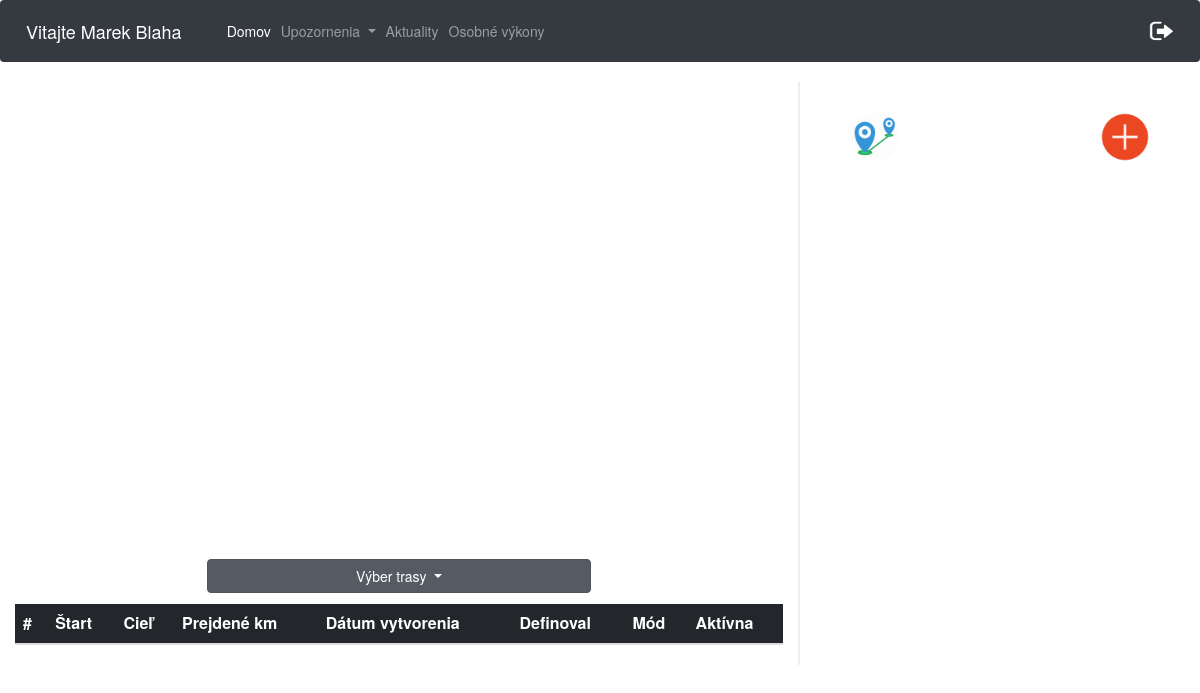
/cesty.php (signed in), run on an earlier commit of the app's database.
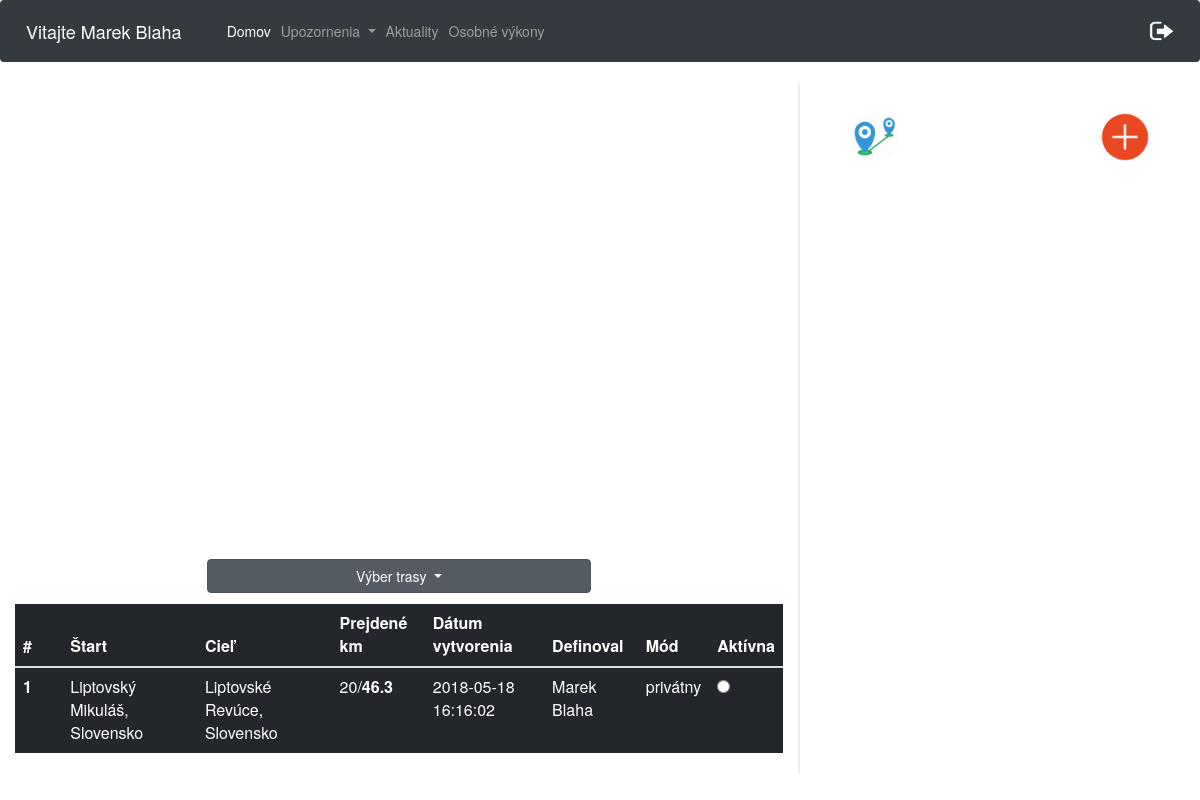
And on a later commit of the database.
### tables this page shows
CREATE TABLE `pouzivatelia` (
  `id` int(11) NOT NULL,
  `meno` varchar(20) NOT NULL,
  `priezvisko` varchar(20) NOT NULL,
  `email` varchar(40) NOT NULL,
  `heslo` varchar(60) NOT NULL,
  `stredna_skola` varchar(40) NOT NULL,
  `stredna_skola_adresa` varchar(60) NOT NULL,
  `ulica` varchar(40) NOT NULL,
  `psc` varchar(10) NOT NULL,
  `obec` varchar(40) NOT NULL,
  `rola` varchar(10) NOT NULL DEFAULT 'user',
  `odoberatel` tinyint(1) NOT NULL DEFAULT '0',
  `prve_prihlasenie` int(11) NOT NULL DEFAULT '0',
  `nazovtimu` varchar(50) DEFAULT NULL
);

CREATE TABLE `trasa_pouzivatel` (
  `id` int(11) NOT NULL,
  `id_pouzivatel` int(11) NOT NULL,
  `id_trasa` int(11) NOT NULL,
  `prejdene_km` int(11) NOT NULL,
  `aktivna_trasa` int(11) NOT NULL
);

CREATE TABLE `trasa` (
  `id` int(10) UNSIGNED NOT NULL,
  `start_nazov` varchar(50) NOT NULL,
  `start_lat` varchar(20) NOT NULL,
  `start_long` varchar(20) NOT NULL,
  `ciel_nazov` varchar(50) NOT NULL,
  `ciel_lat` varchar(20) NOT NULL,
  `ciel_long` varchar(20) NOT NULL,
  `celkove_km` double NOT NULL,
  `datum_vytvorenia` datetime NOT NULL,
  `mod_trasy` varchar(20) NOT NULL,
  `id_user` int(11) NOT NULL,
  `vytvoril` varchar(100) NOT NULL
);

### cesty.php (the view, shortened to what this page needs)
<html>
<head>
    <link rel="stylesheet" href="https://maxcdn.bootstrapcdn.com/bootstrap/4.0.0/css/bootstrap.min.css">
    <link rel="stylesheet" type="text/css" href="https://maxcdn.bootstrapcdn.com/bootstrap/3.3.7/css/bootstrap.min.css">
    <link rel="stylesheet" type="text/css" href="https://cdn.datatables.net/1.10.16/css/dataTables.bootstrap.min.css">
    <link rel="stylesheet" href="./css/cesty.css">
</head>
<body>
<nav class="navbar navbar-expand-lg  navbar-dark bg-dark">
        <span class="navbar-brand" >
            <?php
            $conn = new mysqli($servername, $username, $password, $dbname);
            $conn->set_charset("UTF8");
            $email= $_SESSION['email'];
            $query="SELECT meno, priezvisko from pouzivatelia WHERE email='$email'";
            $result = mysqli_query($conn,$query);
            while ($data = mysqli_fetch_array($result)){
                echo "Vitajte ".$data['meno']." ".$data['priezvisko'];
            }
            ?>
        </span>
    <div class="collapse navbar-collapse" id="navbarSupportedContent">
        <ul class="navbar-nav mr-auto">
            <li class="nav-item active">
                <a class="nav-link" href="cesty.php">Domov</a>
            </li>
            <li class="nav-item dropdown">
                <a class="nav-link dropdown-toggle" href="#" id="navbarDropdown" role="button" data-toggle="dropdown" aria-haspopup="true" aria-expanded="false">
                    Upozornenia
                </a>
            </li>
            <li class="nav-item">
                <a class="nav-link" href="aktuality.php">
                    Aktuality
                </a>
            </li>
            <li class="nav-item" id="osobneVykony" style="display: inline;">
                <a class="nav-link" href="osobneVykony.php">
                    Osobné výkony
                </a>
            </li>
        </ul>
        <ul class="nav navbar-nav navbar-right">
            <li><a href="aktuality.php?odhlasenie='1'"><img src="logOut.png" width="25px" height="20px"></a></li>
        </ul>
    </div>
</nav>
<div class="row">
    <div class="col-8 leftCol">
        <div id="myMap" style="height: 400px; width: 70%"></div>
        <div class="dropdown show " id="trasyId">
            <a class="btn btn-secondary dropdown-toggle" href="#" role="button" id="dropdownMenuLink" data-toggle="dropdown" aria-haspopup="true" aria-expanded="false">
                Výber trasy
            </a>
            <?php
            $conn = new mysqli($servername, $username, $password, $dbname);
            $conn->set_charset("UTF8");
            $idU = $_SESSION['id'];
            $sql = "SELECT trasa.id as tid, pouzivatelia.id, trasa.start_nazov, trasa.ciel_nazov, trasa_pouzivatel.prejdene_km, trasa.celkove_km, trasa.datum_vytvorenia, trasa_pouzivatel.aktivna_trasa, trasa.mod_trasy, trasa.vytvoril
                    FROM trasa_pouzivatel
                    INNER JOIN trasa ON trasa.id = trasa_pouzivatel.id_trasa
                    INNER JOIN pouzivatelia on pouzivatelia.id = trasa_pouzivatel.id_pouzivatel
                    WHERE trasa_pouzivatel.id_pouzivatel = $idU ORDER BY aktivna_trasa DESC";
            ?>
        </div>
        <table class="table table-dark" id="privatneTrasy">
            <thead>
            <tr>
                <th scope="col">#</th>
                <th scope="col">Štart</th>
                <th scope="col">Cieľ</th>
                <th scope="col">Prejdené km</th>
                <th scope="col">Dátum vytvorenia</th>
                <th scope="col">Definoval</th>
                <th scope="col">Mód</th>
                <th scope="col">Aktívna</th>
            </tr>
            </thead>
            <tbody>
            <?php
            $i = 1;
            if ($result = $conn->query($sql)) {
                while ($row = $result->fetch_object()) {
                    echo "<tr>";
                    echo "<th scope='row'>$i <span class='spanId' >$row->id</span><span class='spanTid' >$row->tid</span></th>";
                    echo "<td>$row->start_nazov</td>";
                    echo "<td>$row->ciel_nazov</td>";
                    echo "<td>$row->prejdene_km/<b>$row->celkove_km</b></td>";
                    echo "<td>$row->datum_vytvorenia</td>";
                    echo "<td>$row->vytvoril</td>";
                    echo "<td>$row->mod_trasy</td>";
                    if($row->aktivna_trasa > 0){
                        echo "<td><input onclick='check($i)' class='radio' type='radio' checked> </td>";
                    }
                    else{
                        echo "<td><input onclick='check($i)' class='radio' type='radio' ></td>";
                    }
                    echo "</tr>";
                    $i++;
                }
            }
            ?>
            </tbody>
        </table>
    </div>
    <div class="col-4 rightCol">
        <img src="img/add.png" id="privateBtn" class="addBtn" alt="add">
        <img src="img/distance.png" id="distanceBtn" class="addBtn" alt="add">
        </div>
    </div>
</body>
</html>

What changed in the data, as far as the page shows it:
added trasa_pouzivatel: id_trasa.start_nazov "Liptovský Mikuláš, Slovensko", id_trasa.ciel_nazov "Liptovské Revúce, Slovensko", prejdene_km "20", id_trasa.celkove_km "46.3", id_trasa.datum_vytvorenia "2018-05-18 16:16:02", id_trasa.vytvoril "Marek Blaha", id_trasa.mod_trasy "privátny"
